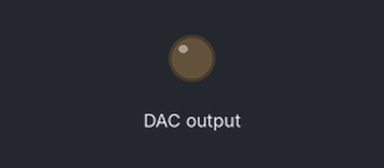
Simulated run of this sketch. Board: Arduino Uno, built with avr-gcc and run on an emulated ATmega328P. Shown: output pins drawn as LEDs (lit = HIGH). Wiring (inferred from the names in the program): MCP4725 DAC at I2C address 0x60.

Above: at 0.15 s.
Timing chart, 0 to 1.6 s (numbered marks = the images above):
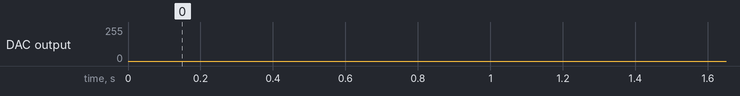

The sketch:

Lab4_sinewave.ino
```cpp
// This is for Lab4.  It generates a sine wave using the MCP4725.
#define MCP4725_ADDR 0x60

// Libraries for the I2C bus (for both A/D and D/A)
#include <Wire.h>  //Include the Wire library to talk I2C

// Set up things for the MCP4725, 12-bit D/A
// Vout = A + B*sin(2*pi*f*t) = A + B*sin(w*t)
float V_fullscale = 5.16;  // Measure your +5V supply and enter the value here!
float A = 2.5;
float B = 1.0;  // Amplitude of wave in volts, between 0 and 2.5.
float f = 100.0; // Frequency in Hz.
float w = 2*3.1415*f;  // angular frequency
float Vout;

float t;  // time in seconds
float fullscale_fraction;
int code;   // output integer code for DAC
int bits_8;  // upper 8 bit code for DAC
int bits_4;  // lower 8 bit code for DAC


//---------------------------------------------------
void setup()
{
  Wire.begin();

  // Start the serial link, at 9600 bps.
  Serial.begin(115200);

  // Start up the I2C bus
  Wire.begin();

}

//---------------------------------------------------
void loop()
{
  // ------ Find the time, calculate the output voltage.
  t = micros()/1e6;   // time in seconds;  this overflows after about 70 minutes.
  Vout = A + B*sin(w*t);
  code = int((Vout/V_fullscale)*4095);

  // ------Unpack the code into the 8 most significant bits, the 4 least significant bits, then
  // ------send everything over the I2C bus to the MCP4715.
  bits_8 = code >> 4;
  bits_4 = (code & 15) << 4;
  Wire.beginTransmission(MCP4725_ADDR);
  Wire.write(64);                     // cmd to update the DAC
  Wire.write(bits_8);        // the 8 most significant bits...
  Wire.write(bits_4); // the 4 least significant bits...
  Wire.endTransmission();


}
```
